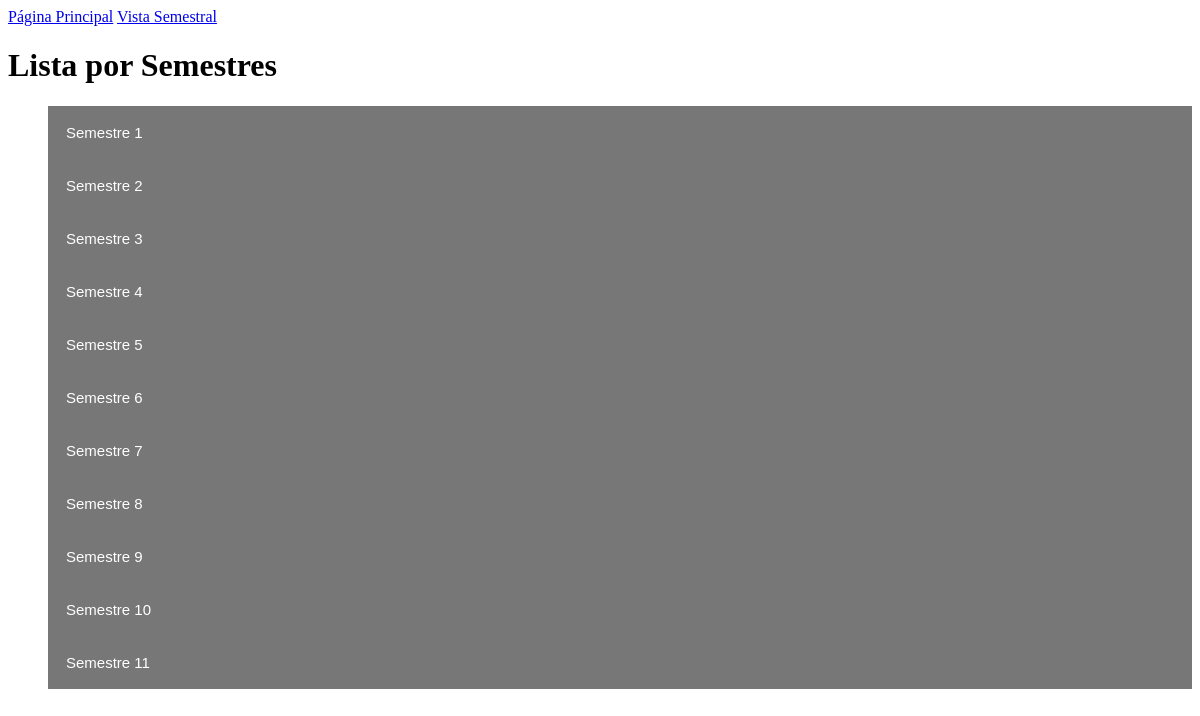
The app's page /solvit/semesters/ with its own data.
### solvit/models.py (models this page shows)
class Semester(models.Model):   # Modelo que representa un semestre
    semester_num = models.IntegerField(help_text='Ingresar n° del semestre', null=True)
    def __str__(self):
        return 'Semestre '+str(self.semester_num)

### solvit/views.py (the view)
# urls.py: path('semesters/',views.SemestersView.as_view(), name='semesters'),
class SemestersView(generic.ListView):
    template_name = 'solvit/semesters.html'
    context_object_name = 'semester_list'
    def get_queryset(self):
        return Semester.objects.all().order_by('semester_num')
    def get_context_data(self, **kwargs):
        context = super().get_context_data(**kwargs)
        context['course_list'] = list(Course.objects.all())
        return context

### solvit/models.py (called while the page is built)
    def get_absolute_url(self):
        return f"/solvit/course/{self.course_code}"

### solvit/templates/solvit/semesters.html (shortened to what this page needs)
<div class="topnav">
  <a href="{% url 'solvit:index' %}">Página Principal</a>
  <a href="{% url 'solvit:semesters' %}">Vista Semestral</a>
</div>
<h1>Lista por Semestres</h1>
{% if semester_list %}
  <ul>
  {% for semester_num in semester_list %}
    <button type="button" class="collapsible">{{ semester_num }}</button>
  {% endfor %}
  </ul>
{% else %}
<p>No hay información disponible en este momento.</p>
{% endif %}

### solvit/templates/solvit/semesters.html (style rules this page uses)
.collapsible { background-color: #777; color: white; cursor: pointer; padding: 18px; width: 100%; border: none; text-align: left; outline: none; font-size: 15px; }

### records on screen
Semester: semester_num "Semestre 1"
Semester: semester_num "Semestre 2"
Semester: semester_num "Semestre 3"
Semester: semester_num "Semestre 4"
Semester: semester_num "Semestre 5"
Semester: semester_num "Semestre 6"
Semester: semester_num "Semestre 7"
Semester: semester_num "Semestre 8"
Semester: semester_num "Semestre 9"
Semester: semester_num "Semestre 10"
Semester: semester_num "Semestre 11"
